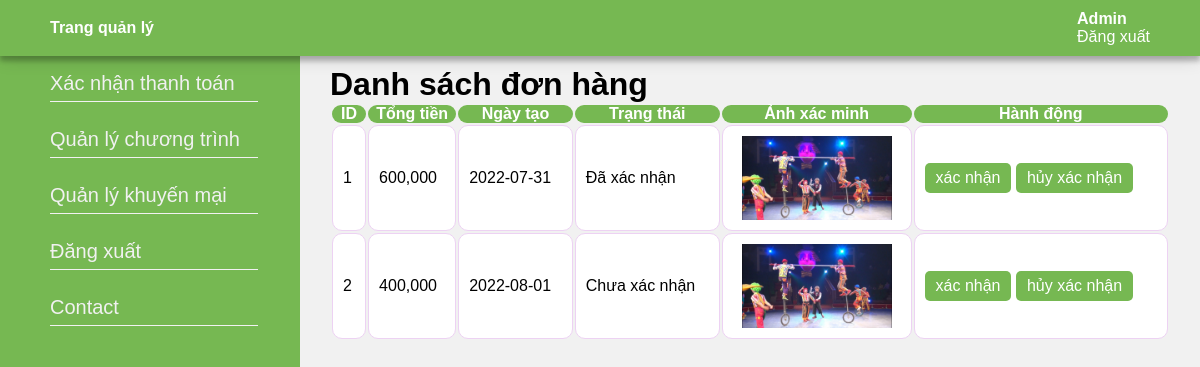
Screenshot of /admin/index.php?page_layout=xac_nhan_thanh_toan (signed in) with the database file from the repository.
### tables this page shows
CREATE TABLE `nguoidung` (
  `ten` varchar(255) NOT NULL,
  `sdt` varchar(15) NOT NULL,
  `email` varchar(255) NOT NULL,
  `ID_tai_khoan` int(11) NOT NULL
);

CREATE TABLE `hoadon` (
  `id_hoa_don` int(11) NOT NULL,
  `so_ve` int(11) NOT NULL,
  `trang_thai` tinyint(1) NOT NULL,
  `id_khach_hang` int(11) NOT NULL
);

CREATE TABLE `thanhtoan` (
  `ID_thanh_toan` int(11) NOT NULL,
  `tong_tien` double NOT NULL,
  `ngay_tao` date NOT NULL,
  `anh` varchar(255) NOT NULL
);

### admin/xac_nhan_thanh_toan.php (the view, shortened to what this page needs)
<div class="main">
    <h2>Danh sách đơn hàng</h2>
    <table class="sortable">
        <thead>
            <tr>
                <th>ID</th>
                <th>Tổng tiền</th>
                <th>Ngày tạo</th>
                <th>Trạng thái</th>
                <th>Ảnh xác minh</th>
                <th>Hành động</th>
            </tr>
        </thead>
        <tbody>
            <?php
                $sql = "SELECT * FROM hoadon join thanhtoan on thanhtoan.id_thanh_toan = hoadon.id_hoa_don;";
                $query = mysqli_query($conn, $sql);
                while($row = mysqli_fetch_array($query)){
            ?>
            <tr>
                <td><?php echo $row["ID_thanh_toan"] ?></td>
                <td><?php echo number_format($row["tong_tien"], 0, '', ',') ?></td>
                <td><?php echo $row["ngay_tao"] ?></td>
                <td><?php if ($row["trang_thai"]){echo "Đã xác nhận";}else{echo "Chưa xác nhận";} ?></td>
                <td class="td-img"><img src="images/<?php echo $row["anh"];?>" alt=""></td>
                <td>
                    <a href="xac_nhan.php?ID_thanh_toan=<?php echo $row["ID_thanh_toan"];?>"><button class="btn">xác nhận</button></a>
                    <a href="huy_xac_nhan.php?ID_thanh_toan=<?php echo $row["ID_thanh_toan"];?>"><button class="btn">hủy xác nhận</button></a>
                </td>
            </tr>
            <?php } ?>
        </tbody>
    </table>
</div>

### admin/admin.php (shortened to what this page needs)
<!DOCTYPE html>
<html lang="en">
<head>
    <link rel="stylesheet" href="css/style.css">
</head>
<body>
    <div class="header">
        <div class="header-left">
            <a href="../index.php">
                <h3>Trang quản lý</h3>
            </a>
        </div>
        <div class="header-right">
            <h4>
                <?php
                $tmp = $_SESSION["loai_tai_khoan"];
                $sql = "SELECT * FROM nguoidung
                    JOIN taikhoan
                    ON nguoidung.ID_tai_khoan = taikhoan.id
                    AND taikhoan.loai_tai_khoan = $tmp";
                $query = mysqli_query($conn, $sql);
                $row = mysqli_fetch_array($query);
                echo $row["ten"]
                ?>
            </h4>
            <a href="logout.php">Đăng xuất</a>
        </div>
    </div>
    <div class="sidenav">
        <a href="index.php?page_layout=xac_nhan_thanh_toan">Xác nhận thanh toán</a>
        <a href="index.php?page_layout=quan_ly_chuong_trinh">Quản lý chương trình</a>
        <a href="index.php?page_layout=quan_ly_khuyen_mai">Quản lý khuyến mại</a>
        <a href="logout.php">Đăng xuất</a>
        <a href="index.php?page_layout=contact">Contact</a>
    </div>
    <?php
    if (isset($_GET["page_layout"])) {
        switch ($_GET["page_layout"]) {
            case "xac_nhan_thanh_toan":
                include_once("xac_nhan_thanh_toan.php");
                break;
        }
    } else
        include_once("contact.php");
    ?>
</body>
</html>

### admin/css/style.css (style rules this page uses)
html, body, body * { margin: 0; padding: 0; font-family: sans-serif; font-size: 1rem; }
h2 { font-size: 200%; }
.header { padding: 10px 50px; display: flex; justify-content: space-between; align-items: center; color: #ffffff; box-shadow: 0 0 20px 0 rgba(0, 0, 0, 0.2), 0 5px 5px 0 rgba(0, 0, 0, 0.24); background: #76b852; position: fixed; z-index: 2; width: 100%; box-sizing: border-box; }
.header a { text-decoration: none; color: #ffffff; }
.sidenav { padding: 10px 50px; height: 100%; width: 200px; position: fixed; z-index: 1; top: 56px; background-color: #76b852; }
.sidenav a { margin-bottom: 20px; padding: 6px 8px 6px 0; text-decoration: none; font-size: 20px; color: #f1f1f1; display: block; border-bottom: 1px solid #f1f1f1; width: 100%; }
.main { padding: 66px 30px 0 330px; background: #f1f1f1; width: 100%; min-height: 100%; box-sizing: border-box; }
.btn { margin-top: 20px; margin-bottom: 20px; padding: 5px 10px; text-align: center; border: 1px solid transparent; border-radius: 5px; background: #76b852; color: #ffffff; cursor: pointer; }
table { width: 100%; border-radius: 10px; }
th { background: #76b852; color: #ffffff; border-radius: 10px; }
td { padding: 10px; background: #ffffff; color: #000000; border: 1px solid #EDD2F3; border-radius: 10px; }
.td-img { display: flex; justify-content: center; }
img { width: 150px; }

### rows the page displays
nguoidung: ten "Admin"
hoadon: thanhtoan.ID_thanh_toan "1", thanhtoan.tong_tien "600,000", thanhtoan.ngay_tao "2022-07-31", trang_thai "Đã xác nhận", thanhtoan.anh (picture)
hoadon: thanhtoan.ID_thanh_toan "2", thanhtoan.tong_tien "400,000", thanhtoan.ngay_tao "2022-08-01", trang_thai "Chưa xác nhận", thanhtoan.anh (picture)
